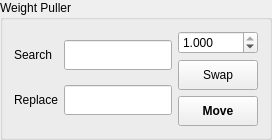
            <widget class="QGroupBox" name="groupBox_10">
             <property name="title">
              <string>Weight Puller</string>
             </property>
             <layout class="QGridLayout" name="gridLayout_8">
              <item row="0" column="0">
               <layout class="QGridLayout" name="gridLayout_6">
                <item row="1" column="0">
                 <widget class="QLabel" name="label_6">
                  <property name="text">
                   <string>Replace</string>
                  </property>
                 </widget>
                </item>
                <item row="1" column="1">
                 <widget class="QLineEdit" name="lineEdit_target_keyword">
                  <property name="minimumSize">
                   <size>
                    <width>0</width>
                    <height>30</height>
                   </size>
                  </property>
                  <property name="focusPolicy">
                   <enum>Qt::StrongFocus</enum>
                  </property>
                 </widget>
                </item>
                <item row="0" column="1">
                 <widget class="QLineEdit" name="lineEdit_source_keyword">
                  <property name="minimumSize">
                   <size>
                    <width>0</width>
                    <height>30</height>
                   </size>
                  </property>
                  <property name="focusPolicy">
                   <enum>Qt::StrongFocus</enum>
                  </property>
                 </widget>
                </item>
                <item row="0" column="0">
                 <widget class="QLabel" name="label_10">
                  <property name="text">
                   <string>Search</string>
                  </property>
                 </widget>
                </item>
               </layout>
              </item>
              <item row="0" column="1">
               <layout class="QVBoxLayout" name="verticalLayout">
                <item>
                 <widget class="QDoubleSpinBox" name="doubleSpinBox_move_weight">
                  <property name="sizePolicy">
                   <sizepolicy hsizetype="Minimum" vsizetype="Minimum">
                    <horstretch>0</horstretch>
                    <verstretch>0</verstretch>
                   </sizepolicy>
                  </property>
                  <property name="minimumSize">
                   <size>
                    <width>60</width>
                    <height>0</height>
                   </size>
                  </property>
                  <property name="focusPolicy">
                   <enum>Qt::ClickFocus</enum>
                  </property>
                  <property name="decimals">
                   <number>3</number>
                  </property>
                  <property name="maximum">
                   <double>1.000000000000000</double>
                  </property>
                  <property name="singleStep">
                   <double>0.050000000000000</double>
                  </property>
                  <property name="value">
                   <double>1.000000000000000</double>
                  </property>
                 </widget>
                </item>
                <item>
                 <widget class="QPushButton" name="pushButton_swap_weight">
                  <property name="sizePolicy">
                   <sizepolicy hsizetype="Minimum" vsizetype="Fixed">
                    <horstretch>0</horstretch>
                    <verstretch>0</verstretch>
                   </sizepolicy>
                  </property>
                  <property name="minimumSize">
                   <size>
                    <width>0</width>
                    <height>30</height>
                   </size>
                  </property>
                  <property name="focusPolicy">
                   <enum>Qt::NoFocus</enum>
                  </property>
                  <property name="text">
                   <string>Swap</string>
                  </property>
                 </widget>
                </item>
                <item>
                 <widget class="QPushButton" name="pushButton_move_weight">
                  <property name="minimumSize">
                   <size>
                    <width>50</width>
                    <height>30</height>
                   </size>
                  </property>
                  <property name="font">
                   <font>
                    <weight>75</weight>
                    <bold>true</bold>
                   </font>
                  </property>
                  <property name="focusPolicy">
                   <enum>Qt::NoFocus</enum>
                  </property>
                  <property name="text">
                   <string>Move</string>
                  </property>
                 </widget>
                </item>
               </layout>
              </item>
             </layout>
            </widget>
